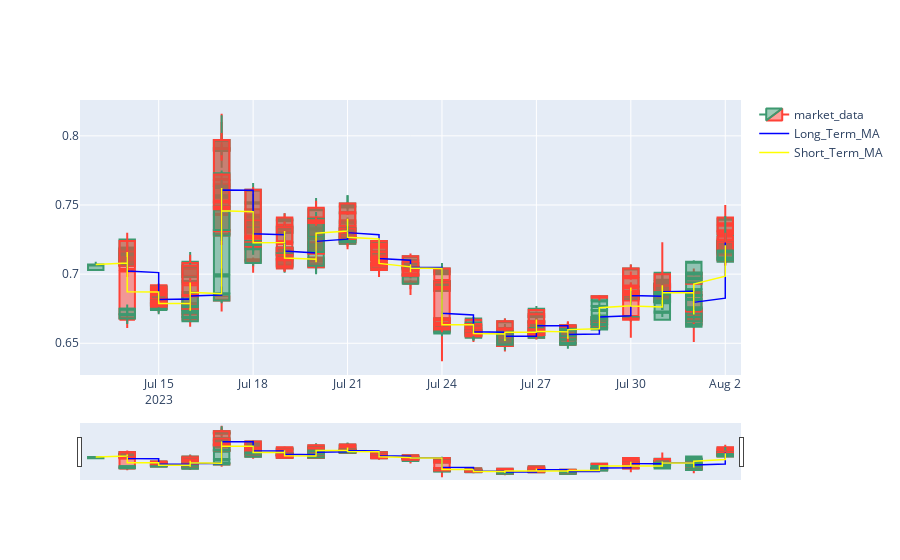

Notebook source saved alongside this figure:
### Code cell
data['MAS'] = data['close'].ewm(span=10, adjust=False).mean()
data['MA20'] = data['close'].rolling(20).mean()

#declare figure
fig = go.Figure()

#Candlesticks
fig.add_trace(go.Candlestick(x=data.index,
                            open=data['open'],
                            high=data['high'],
                            low=data['low'],
                            close=data['close'], name='market_data'))

fig.add_trace(go.Scatter(x=data.index, y=data['MA20'], line=dict(color='blue',width=1.5), name='Long_Term_MA'))
fig.add_trace(go.Scatter(x=data.index, y=data['MAS'], line=dict(color='yellow',width=1.5), name='Short_Term_MA'))

#show
fig.show()

### Figure 1 — Plotly figure (JSON) as saved in the notebook; plotly's stock layout.template omitted (floating-point values rounded to 4 significant figures; data arrays with more than 128 entries replaced by an {"elided": "..."} marker saying what was removed)
{"data": [{"close": {"elided": "480 str values"}, "high": {"elided": "480 str values"}, "low": {"elided": "480 str values"}, "name": "market_data", "open": {"elided": "480 str values"}, "type": "candlestick", "x": {"elided": "480 str values"}}, {"line": {"color": "blue", "width": 1.5}, "name": "Long_Term_MA", "type": "scatter", "x": {"elided": "480 str values"}, "y": {"elided": "480 float values"}}, {"line": {"color": "yellow", "width": 1.5}, "name": "Short_Term_MA", "type": "scatter", "x": {"elided": "480 str values"}, "y": {"elided": "480 float values"}}], "layout": {}}
